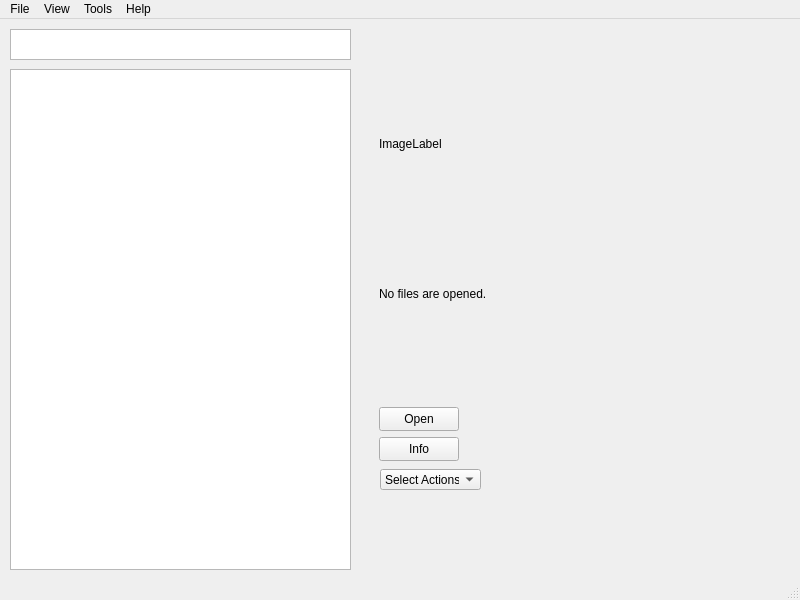
<?xml version="1.0" encoding="UTF-8"?>
<ui version="4.0">
 <class>MainWindow</class>
 <widget class="QMainWindow" name="MainWindow">
  <property name="geometry">
   <rect>
    <x>0</x>
    <y>0</y>
    <width>800</width>
    <height>600</height>
   </rect>
  </property>
  <property name="windowTitle">
   <string>MainWindow</string>
  </property>
  <widget class="QWidget" name="centralwidget">
   <widget class="QWidget" name="rightPanel" native="true">
    <property name="geometry">
     <rect>
      <x>370</x>
      <y>50</y>
      <width>401</width>
      <height>431</height>
     </rect>
    </property>
    <widget class="QPushButton" name="openButton">
     <property name="geometry">
      <rect>
       <x>9</x>
       <y>338</y>
       <width>80</width>
       <height>24</height>
      </rect>
     </property>
     <property name="text">
      <string>Open</string>
     </property>
    </widget>
    <widget class="QPushButton" name="closeButton">
     <property name="geometry">
      <rect>
       <x>9</x>
       <y>368</y>
       <width>80</width>
       <height>24</height>
      </rect>
     </property>
     <property name="text">
      <string>Info</string>
     </property>
    </widget>
    <widget class="QLabel" name="DescLabel">
     <property name="geometry">
      <rect>
       <x>9</x>
       <y>174</y>
       <width>361</width>
       <height>101</height>
      </rect>
     </property>
     <property name="text">
      <string>No files are opened.</string>
     </property>
     <property name="buddy">
      <cstring>DescLabel</cstring>
     </property>
    </widget>
    <widget class="QLabel" name="ImageLabel">
     <property name="geometry">
      <rect>
       <x>9</x>
       <y>9</y>
       <width>361</width>
       <height>131</height>
      </rect>
     </property>
     <property name="text">
      <string>ImageLabel</string>
     </property>
    </widget>
    <widget class="QComboBox" name="moreActions">
     <property name="geometry">
      <rect>
       <x>10</x>
       <y>400</y>
       <width>101</width>
       <height>21</height>
      </rect>
     </property>
     <item>
      <property name="text">
       <string>Select Actions</string>
      </property>
     </item>
     <item>
      <property name="text">
       <string>Delete File</string>
      </property>
     </item>
     <item>
      <property name="text">
       <string>Clone File</string>
      </property>
     </item>
    </widget>
   </widget>
   <widget class="QPlainTextEdit" name="currentRootDisplay">
    <property name="geometry">
     <rect>
      <x>10</x>
      <y>10</y>
      <width>341</width>
      <height>31</height>
     </rect>
    </property>
    <property name="sizeAdjustPolicy">
     <enum>QAbstractScrollArea::SizeAdjustPolicy::AdjustToContents</enum>
    </property>
   </widget>
   <widget class="QTreeView" name="filelistView">
    <property name="geometry">
     <rect>
      <x>10</x>
      <y>50</y>
      <width>341</width>
      <height>501</height>
     </rect>
    </property>
   </widget>
  </widget>
  <widget class="QMenuBar" name="menubar">
   <property name="geometry">
    <rect>
     <x>0</x>
     <y>0</y>
     <width>800</width>
     <height>21</height>
    </rect>
   </property>
   <widget class="QMenu" name="menuFile">
    <property name="title">
     <string>File</string>
    </property>
    <addaction name="actionNew_File"/>
    <addaction name="actionOpen_File"/>
    <addaction name="separator"/>
    <addaction name="actionNew_Directory"/>
    <addaction name="actionOpen_Directory"/>
    <addaction name="separator"/>
    <addaction name="separator"/>
    <addaction name="actionSettings"/>
   </widget>
   <widget class="QMenu" name="menuHelp">
    <property name="title">
     <string>Help</string>
    </property>
    <addaction name="actionabout"/>
    <addaction name="actionHow_to_use"/>
   </widget>
   <widget class="QMenu" name="menuView">
    <property name="title">
     <string>View</string>
    </property>
    <widget class="QMenu" name="menuSort_By">
     <property name="title">
      <string>Sort By</string>
     </property>
     <addaction name="actionType"/>
     <addaction name="actionSize"/>
     <addaction name="actionDate_Created"/>
    </widget>
    <widget class="QMenu" name="menuFonts">
     <property name="title">
      <string>Fonts</string>
     </property>
     <widget class="QMenu" name="menuChange_Font_Style">
      <property name="title">
       <string>Change Font Style</string>
      </property>
      <addaction name="actionDefault_Font"/>
      <addaction name="actionHeebo"/>
      <addaction name="actionArial"/>
      <addaction name="actionTimes_New_Roman"/>
      <addaction name="actionConsolas"/>
     </widget>
     <addaction name="menuChange_Font_Style"/>
     <addaction name="actionIncrease_Font_Size"/>
     <addaction name="actionDecrease_Font_Size"/>
    </widget>
    <addaction name="menuSort_By"/>
    <addaction name="menuFonts"/>
   </widget>
   <widget class="QMenu" name="menuTools">
    <property name="title">
     <string>Tools</string>
    </property>
    <widget class="QMenu" name="menuPassword_Protection">
     <property name="title">
      <string>Password Protection</string>
     </property>
     <addaction name="actionSet_Password"/>
     <addaction name="actionChange_Password"/>
    </widget>
    <addaction name="menuPassword_Protection"/>
   </widget>
   <addaction name="menuFile"/>
   <addaction name="menuView"/>
   <addaction name="menuTools"/>
   <addaction name="menuHelp"/>
  </widget>
  <widget class="QStatusBar" name="statusbar"/>
  <action name="actionNew_File">
   <property name="text">
    <string>New File</string>
   </property>
  </action>
  <action name="actionOpen_File">
   <property name="text">
    <string>Open File</string>
   </property>
  </action>
  <action name="actionNew_Directory">
   <property name="text">
    <string>New Directory</string>
   </property>
  </action>
  <action name="actionOpen_Directory">
   <property name="text">
    <string>Open Directory</string>
   </property>
  </action>
  <action name="actionabout">
   <property name="text">
    <string>About</string>
   </property>
  </action>
  <action name="actionThemes">
   <property name="text">
    <string>Themes</string>
   </property>
  </action>
  <action name="actionHow_to_use">
   <property name="text">
    <string>How to use?</string>
   </property>
  </action>
  <action name="actionType">
   <property name="checkable">
    <bool>true</bool>
   </property>
   <property name="checked">
    <bool>true</bool>
   </property>
   <property name="text">
    <string>Type</string>
   </property>
  </action>
  <action name="actionSize">
   <property name="checkable">
    <bool>true</bool>
   </property>
   <property name="text">
    <string>Size</string>
   </property>
  </action>
  <action name="actionDate_Created">
   <property name="checkable">
    <bool>true</bool>
   </property>
   <property name="text">
    <string>Date Created</string>
   </property>
  </action>
  <action name="actionSet_Password">
   <property name="text">
    <string>Set Password</string>
   </property>
  </action>
  <action name="actionChange_Password">
   <property name="text">
    <string>Change Password</string>
   </property>
  </action>
  <action name="actionFile_Deletion_Confirmation">
   <property name="text">
    <string>File Deletion Confirmation</string>
   </property>
  </action>
  <action name="actionDefault_File_Format">
   <property name="text">
    <string>Default File Format</string>
   </property>
  </action>
  <action name="actionDefault_Folder_Location">
   <property name="text">
    <string>Default Folder Location</string>
   </property>
  </action>
  <action name="actionReset_Settings">
   <property name="text">
    <string>Reset Settings</string>
   </property>
  </action>
  <action name="actionSettings">
   <property name="text">
    <string>Settings</string>
   </property>
  </action>
  <action name="actionIncrease_Font_Size">
   <property name="text">
    <string>Increase Font Size</string>
   </property>
  </action>
  <action name="actionDecrease_Font_Size">
   <property name="text">
    <string>Decrease Font Size</string>
   </property>
  </action>
  <action name="actionDefault_Font">
   <property name="checkable">
    <bool>true</bool>
   </property>
   <property name="checked">
    <bool>true</bool>
   </property>
   <property name="text">
    <string> Default Font- Segoe UI</string>
   </property>
  </action>
  <action name="actionHeebo">
   <property name="checkable">
    <bool>true</bool>
   </property>
   <property name="text">
    <string>Heebo</string>
   </property>
   <property name="font">
    <font>
     <family>Heebo</family>
    </font>
   </property>
  </action>
  <action name="actionArial">
   <property name="checkable">
    <bool>true</bool>
   </property>
   <property name="text">
    <string>Arial</string>
   </property>
   <property name="font">
    <font>
     <family>Arial</family>
     <bold>true</bold>
    </font>
   </property>
  </action>
  <action name="actionTimes_New_Roman">
   <property name="checkable">
    <bool>true</bool>
   </property>
   <property name="text">
    <string>Times New Roman</string>
   </property>
   <property name="font">
    <font>
     <family>Times New Roman</family>
    </font>
   </property>
  </action>
  <action name="actionConsolas">
   <property name="checkable">
    <bool>true</bool>
   </property>
   <property name="text">
    <string>Consolas</string>
   </property>
   <property name="font">
    <font>
     <family>Consolas</family>
    </font>
   </property>
  </action>
 </widget>
 <resources/>
 <connections/>
</ui>
